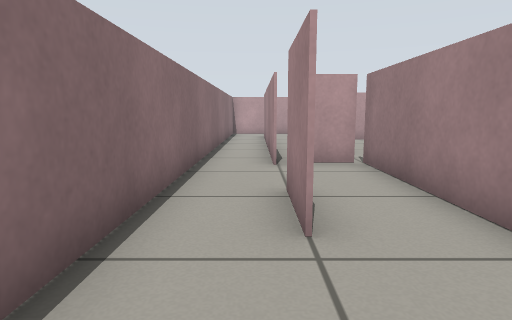
[1] (above)

21 first-person views from a walk through a robot-simulator world made for Gazebo. The camera is 0.57 m above the floor, tilts 8° down and sees 75° across. The floor is counted in squares, 0.5 m on a side. Each view is taken from the middle of a square. On the plan, view 1 faces up. The plan holds only what a view shows up to about 13 squares ahead; the rest is blank. The place goes on beyond the plan. Robots are left out.

[2]
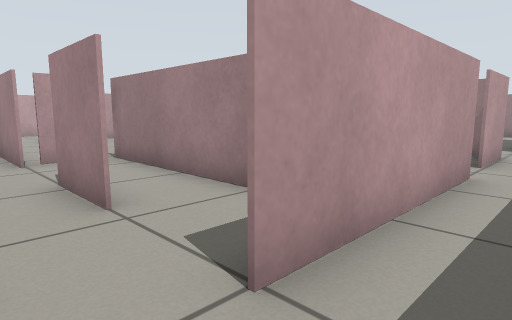

[3]
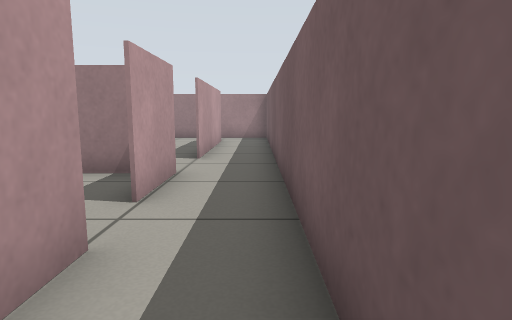

[4]
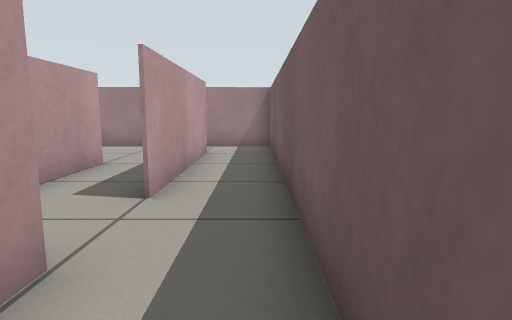

[5]
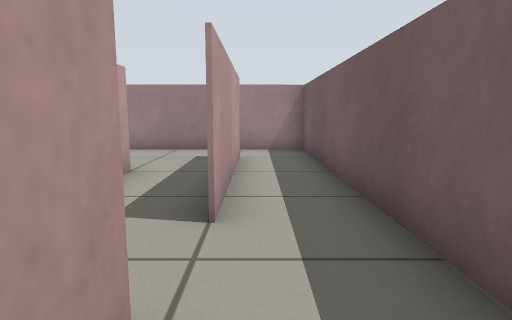

[6]
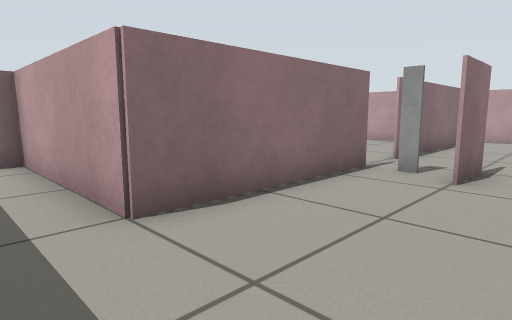

[7]
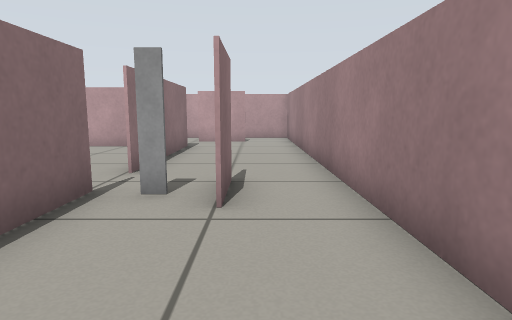

[8]
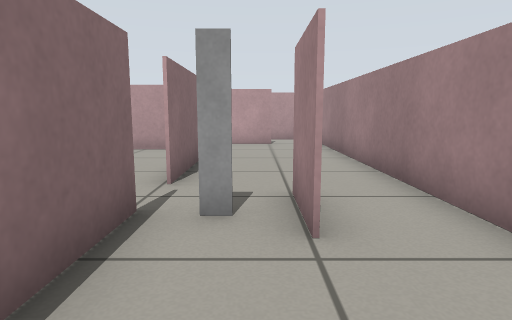

[9]
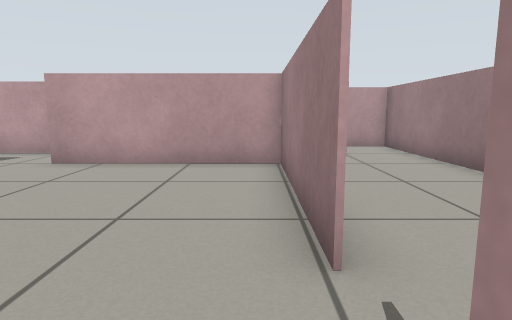

[10]
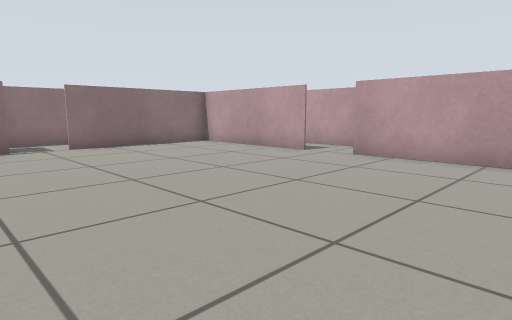

[11]
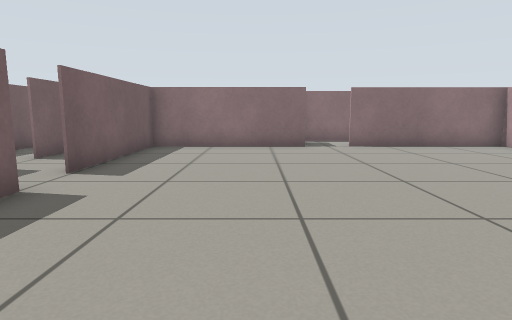

[12]
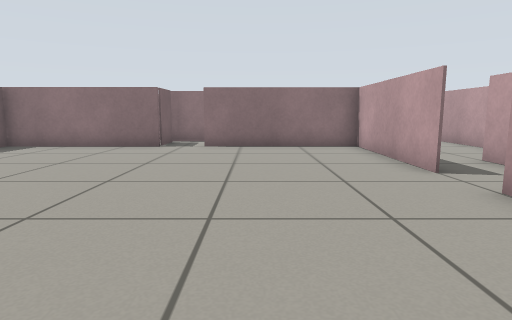

[13]
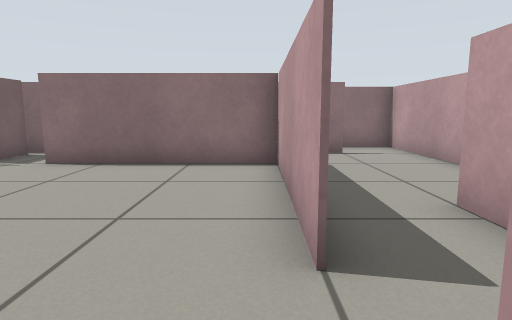

[14]
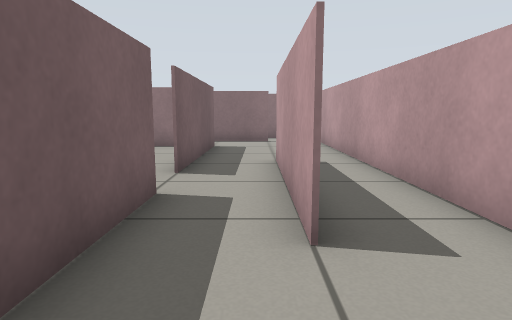

[15]
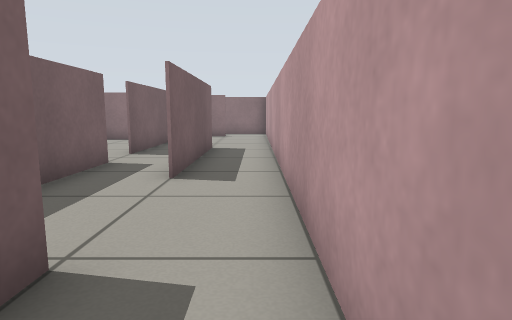

[16]
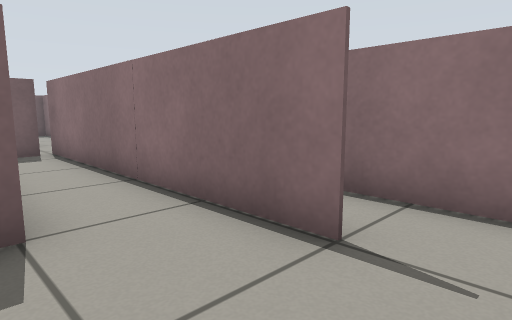

[17]
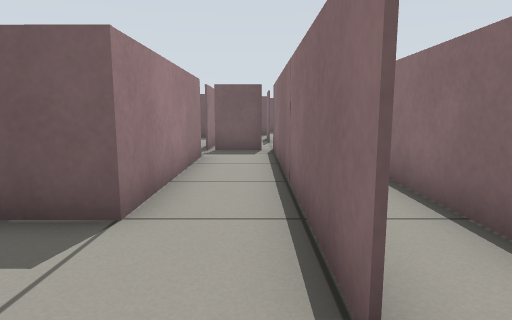

[18]
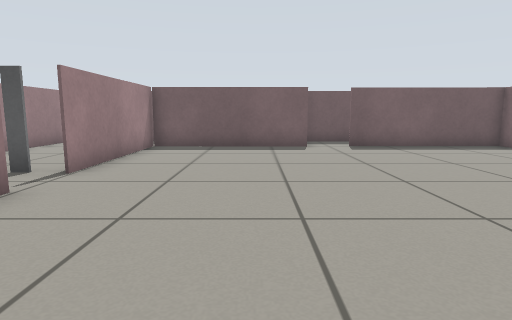

[19]
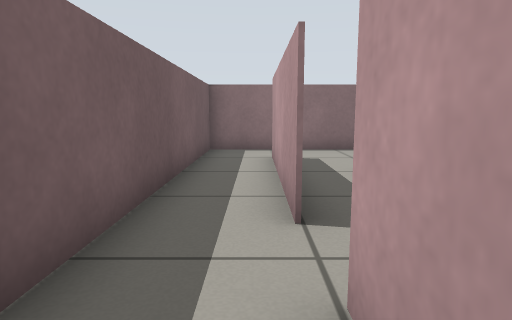

[20]
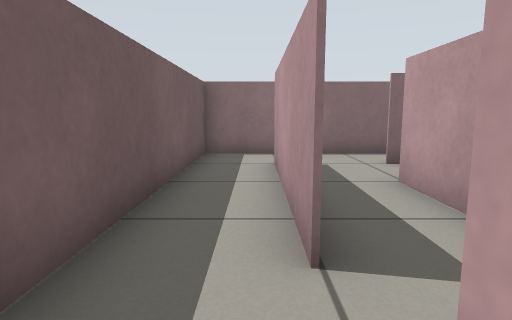

[21]
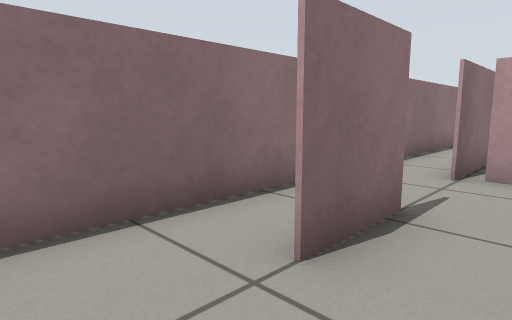

### Floor plan
Points are (right, up) in squares from view 1. A wall is a line through its corners. A room is listed if a view was taken in it or the views show most of it. See-through windows are left out.
Room 1 (views 1, 2, 3, 4, 5, 6, 7, 8, 14, 15, 19, 20)
walls: (14.6, 7.9) (14.6, 2.5) (9.3, 2.5) (9.3, 2); (16.6, 8.8) (16.6, 6.9); (16.5, 6.9) (16.5, 8.6); (14.6, 14.6) (14.6, 9.3); (16.7, 0.5) (11.3, 0.5); (14.6, 16.5) (15.2, 16.5); (16.6, 16.5) (15.1, 16.5); (9.2, 14.6) (12.4, 14.6); (9.3, 0.5) (7.1, 0.5); (4.3, 2.5) (2.5, 2.5); (5.9, 16.5) (11.2, 16.5) (9.5, 16.5); (4.3, 0.5) (5.7, 0.5) (0.3, 0.6); (-1.4, 0.6) (-1.4, -1.4) (18.5, -1.5) (18.4, 18.5) (5.4, 18.5)
ways out: opening at (15, 8.5) to room 2; opening at (6, 18) to room 3; opening at (-0.5, 0) to room 4; opening at (3, 1) to room 4; opening at (10.5, 16) to room 5
objects: grey box (16, 8)
Room 2 (views 9, 10, 11, 12, 13, 18)
walls: (14.5, 9.3) (14.6, 14.5) (9.2, 14.5); (7.7, 14.5) (2.5, 14.5) (2.5, 9.1); (9.3, 2.4) (14.5, 2.4) (14.5, 7.9); (2.5, 7.7) (2.5, 2.5) (7.8, 2.5)
ways out: opening at (15, 8.5) to room 1; opening at (3, 9) to room 3; opening at (8.5, 15) to room 5
Room 3 (views 16, 17)
walls: (0.4, 16.5) (0.4, 7.3); (5.4, 18.5) (-1.3, 18.5); (2.5, 9.1) (2.5, 14.6) (5.5, 14.6); (0.7, 7.7) (2.5, 7.7)
ways out: opening at (6, 18) to room 1; opening at (3, 9) to room 2; opening at (0, 17.5) to room 4; opening at (6.5, 16) to room 5
Room 4 (view 21)
walls: (0.5, 7.3) (0.5, 12.9); (0.4, 4.9) (0.4, 2.9); (0.5, 2.9) (0.5, 4.9); (2.5, 2.5) (2.5, 7.6) (0.7, 7.6); (-1.3, 18.5) (-1.4, 0.6)
ways out: opening at (-0.5, 0) to room 1; opening at (3, 1) to room 1; opening at (0, 17.5) to room 3
Room 5 (no view inside)
walls: (9.5, 16.5) (5.9, 16.5); (5.5, 14.6) (7.7, 14.6)
ways out: opening at (10.5, 16) to room 1; opening at (8.5, 15) to room 2; opening at (6.5, 16) to room 3

Where each view was taken, in squares from view 1:
view 1: 0 up, 0 right, facing up
view 2: 1 down, 1 left, facing up-right
view 3: 1 down, 3 right, facing right
view 4: 1 down, 7 right, facing right
view 5: 0 up, 8 right, facing right
view 6: 1 up, 18 right, facing up-left
view 7: 3 up, 17 right, facing up
view 8: 4 up, 16 right, facing up
view 9: 7 up, 14 right, facing up
view 10: 6 up, 14 right, facing up-left
view 11: 6 up, 14 right, facing left
view 12: 11 up, 14 right, facing left
view 13: 14 up, 10 right, facing left
view 14: 16 up, 14 right, facing left
view 15: 18 up, 17 right, facing left
view 16: 18 up, 3 right, facing down-left
view 17: 18 up, 1 right, facing down
view 18: 14 up, 11 right, facing down
view 19: 0 up, 9 right, facing left
view 20: 0 up, 8 right, facing left
view 21: 1 up, 2 right, facing up-left
